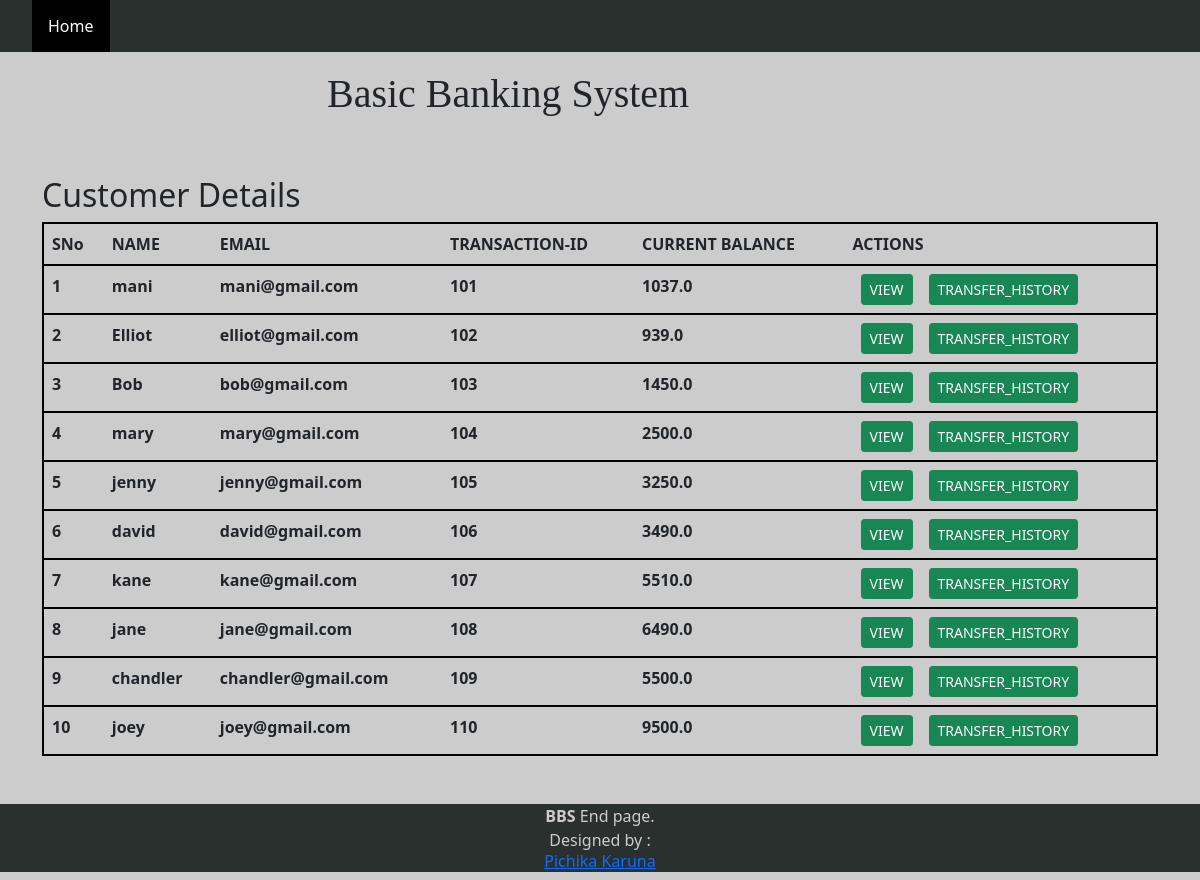
The page / on the database its author committed.
### tables this page shows
CREATE TABLE customers
                 (sno INTEGER ,name TEXT ,email TEXT UNIQUE,transactionid INTEGER   PRIMARY KEY ,current REAL);

### bank.py (the view)
@app.route('/')
def gettodos():
    conn = sqlite3.connect('bankdatabase.db')
    conn.row_factory = sqlite3.Row
    c = conn.cursor()
    c.execute("SELECT * FROM customers")
    allcustomer = c.fetchall()
    conn.commit()
    conn.close()
    return render_template('index.html', allcustomer=allcustomer)

### templates/index.html
{% extends 'base.html' %}
{% block body %}
<div class="container my-5" style="padding-top: 2px;">
  <table class="table">
    <thead>
      <h2>Customer Details</h2>
      <tr style="border: 2px solid black;">
        <th scope="col">SNo</th>
        <th scope="col">NAME</th>
        <th scope="col">EMAIL</th>
        <th scope="col">TRANSACTION-ID</th>
        <th scope="col">CURRENT BALANCE</th>
        <th scope="col">ACTIONS</th>
      </tr>
    </thead>
    <tbody>
      {% for details in allcustomer %}
      <tr style="border: 2px solid black;">
        <th scope="row">{{loop.index}}</th>
        <td><b>{{details["name"]}}</b></td>
        <td><b>{{details["email"]}}</b></td>
        <td><b>{{details["transactionid"]}}</b></td>
        <td><b>{{details["current"]}}</b></td>
        <td>
          <a href="/view/{{details['sno']}}" type="button" class="btn btn-success btn-sm mx-2">VIEW </button>
          <a href="/history/{{details['sno']}}" type="button" class="btn btn-success btn-sm mx-2">TRANSFER_HISTORY </button>
        </td>
      </tr>
      {% endfor %}
    </tbody>
  </table>
</div>
{% endblock body %}

### templates/base.html (shortened to what this page needs)
<!DOCTYPE html>
<html lang="en">
<head>
  <link href="https://cdn.jsdelivr.net/npm/bootstrap@5.0.0-beta3/dist/css/bootstrap.min.css" rel="stylesheet"
 />
</head>
<body>
  <div class="container-fluid">
    <nav id="navbar">
      <ul>
        <li><a class="active" href="/">Home</a></li>
      </ul>
    </nav>
    <section id="hero" class="d-flex align-items-center justify-content-center">
      <div class="container" data-aos="fade-up">
        <div class="row justify-content-center" data-aos="fade-up" data-aos-delay="150">
          <div class="col-xl-6 col-lg-8"
            style="padding-top: 20px;font-family:Georgia, 'Times New Roman', Times, serif;">
            <h1>Basic Banking System </h1>
          </div>
        </div>
      </div>
    </section>
    <div>
      {% block body %} {% endblock body %}
    </div>
    <footer id="footer">
      <div class="container-fluid text-center" style="background-color: #2a302d;">
        <div class="copyright" style="color: #cccccc">
          <strong><span>BBS</span></strong> End page.
        </div>
        <div class="credits" style="color: #cccccc">
          Designed by : <a href="/"> <br>
            <h6> Pichika Karuna</h6>
          </a>
        </div>
      </div>
    </footer>
</body>
</html>

### templates/base.html (style rules this page uses)
* { margin: 0; padding: 0; scrollbar-width: thin; }
body { background-image: url("https://c4.wallpaperflare.com/wallpaper/483/576/977/abstract-hexagon-simple-minimalism-wallpaper-preview.jpg"); background-size: cover; background-attachment: fixed; background-color: #cccccc; padding: 0; margin: 0; }
ul { list-style-type: none; left: 0px; top: 0px; width: 100vw; overflow: hidden; background-color: #2a302d; }
#navbar { position: fixed; top: 0; left: 0; }
#hero { margin-top: 50px ; }
li { float: left; }
li a { display: block; color: white; text-align: center; padding: 14px 16px; text-decoration: none; }
.active { background-color: #000000; }
.container-fluid { padding: 0; }

### rows shown on the page
customers: name "mani", email "mani@gmail.com", transactionid "101", current "1037.0"
customers: name "Elliot", email "elliot@gmail.com", transactionid "102", current "939.0"
customers: name "Bob", email "bob@gmail.com", transactionid "103", current "1450.0"
customers: name "mary", email "mary@gmail.com", transactionid "104", current "2500.0"
customers: name "jenny", email "jenny@gmail.com", transactionid "105", current "3250.0"
customers: name "david", email "david@gmail.com", transactionid "106", current "3490.0"
customers: name "kane", email "kane@gmail.com", transactionid "107", current "5510.0"
customers: name "jane", email "jane@gmail.com", transactionid "108", current "6490.0"
customers: name "chandler", email "chandler@gmail.com", transactionid "109", current "5500.0"
customers: name "joey", email "joey@gmail.com", transactionid "110", current "9500.0"
